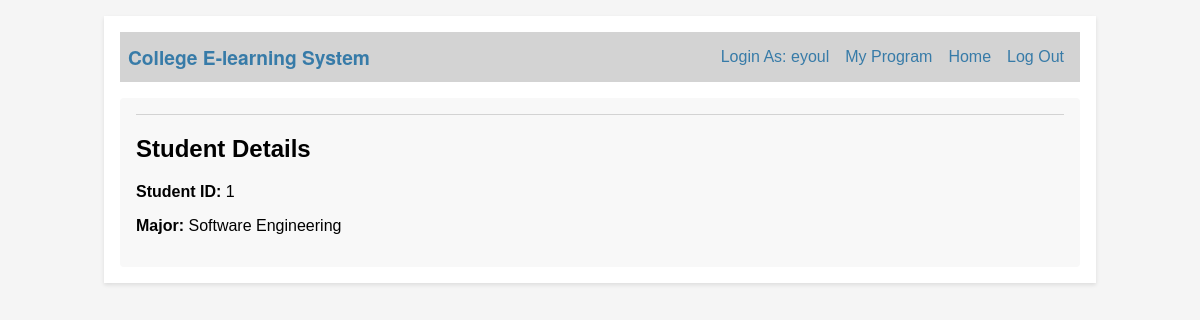
/g_report (signed in), run on the app's committed database.
### tables this page shows
CREATE TABLE users (
  id INTEGER PRIMARY KEY AUTOINCREMENT,
  name TEXT NOT NULL,
  phone TEXT NOT NULL,
  email TEXT UNIQUE NOT NULL,
  password TEXT NOT NULL,
  role_id INTEGER NOT NULL,
  FOREIGN KEY (role_id) REFERENCES roles(id)
);

CREATE TABLE students (
  id INTEGER PRIMARY KEY,
  major_id INTEGER,
  user_id INTEGER,
  FOREIGN KEY (major_id) REFERENCES major(id),
  FOREIGN KEY (user_id) REFERENCES users(id)
);

CREATE TABLE major (
  id INTEGER PRIMARY KEY,
  name TEXT
);

### elearning/report.py (the view)
@bp.route('/g_report', methods=['GET', 'POST'])
def g_report():
    db = get_db()
    student = db.execute(
        'SELECT students.id, students.major_id, students.user_id, major.name '
        'FROM students JOIN major ON students.major_id = major.id '
        'WHERE students.user_id = ?',
        (session['user_id'],)
    ).fetchone()
    majors = db.execute('SELECT id, name FROM major').fetchall()
    return render_template('report/g_report.html', student=student, majors=majors)

### elearning/auth.py (called while the page is built)
@bp.before_app_request
def load_logged_in_user():
    user_id = session.get('user_id')
    if user_id is None:
        g.user = None
    else:
        g.user = get_db().execute(
            'SELECT * FROM users WHERE id = ?', (user_id,)
        ).fetchone()

### elearning/db.py (called while the page is built)
def get_db():
    if 'db' not in g:
        g.db = sqlite3.connect(
            current_app.config['DATABASE'],
            detect_types=sqlite3.PARSE_DECLTYPES
        )
        g.db.row_factory = sqlite3.Row
    return g.db

### elearning/templates/report/g_report.html (shortened to what this page needs)
{% extends 'base.html' %}
{% block content %}
  {% if student %}
    <h2>Student Details</h2>
    <p><strong>Student ID:</strong> {{ student.id }}</p>
    <p><strong>Major:</strong> {{ student.name }}</p>
  {% endif %}
{% endblock %}

### elearning/templates/base.html (shortened to what this page needs)
<!doctype html>
<html>
    <link rel="stylesheet" href="{{ url_for('static', filename='style.css') }}">
    <nav>
      <h1>College E-learning System </h1>
      <ul>
        {% if g.user %}
          <li><span>Login As: {{ g.user['name'] }}</span>
          {% if g.user['role_id'] == 3 %}
          <li><a href="{{ url_for('report.g_report')}}">My Program</a>
            {% endif %}
          <li><a href="{{ url_for('blog.index') }}">Home</a>
          <li><a href="{{ url_for('auth.logout') }}">Log Out</a>
        {% endif %}
      </ul>
    </nav>
    <section class="content">
      <header>
      </header>
      {% block content %}{% endblock %}
    </section>
</html>

### elearning/static/style.css (style rules this page uses)
html { font-family: Arial, sans-serif; background: #f5f5f5; padding: 1rem; }
h1 { font-family: "Helvetica Neue", Helvetica, Arial, sans-serif; color: #377ba8; margin: 1rem 0; }
a { color: #377ba8; text-decoration: none; }
nav { background: lightgray; display: flex; align-items: center; padding: 0.5rem; }
nav h1 { flex: 1; margin: 0; font-size: 1.2em; }
nav ul { display: flex; list-style: none; margin: 0; padding: 0; }
nav ul li a, nav ul li span, header .action { display: block; padding: 0.5rem; text-decoration: none; color: #377ba8; }
li { font-style: none; }
.content { padding: 1rem; background: #f8f8f8; border-radius: 4px; margin-top: 1rem; }
.content > header { border-bottom: 1px solid lightgray; display: flex; align-items: flex-end; }
.content:last-child { margin-bottom: 0; }

### data on the page
users: user.name "eyoul"
students: id "1"
major: name "Software Engineering"
